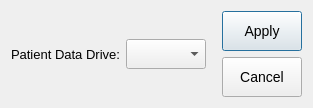
<?xml version="1.0" encoding="UTF-8"?>
<ui version="4.0">
 <class>FusionSettingDialog</class>
 <widget class="QDialog" name="FusionSettingDialog">
  <property name="geometry">
   <rect>
    <x>0</x>
    <y>0</y>
    <width>311</width>
    <height>106</height>
   </rect>
  </property>
  <property name="sizePolicy">
   <sizepolicy hsizetype="Expanding" vsizetype="Expanding">
    <horstretch>0</horstretch>
    <verstretch>0</verstretch>
   </sizepolicy>
  </property>
  <property name="windowTitle">
   <string>UroFusion Settings</string>
  </property>
  <layout class="QHBoxLayout" name="horizontalLayout_2">
   <property name="spacing">
    <number>16</number>
   </property>
   <item>
    <widget class="QFrame" name="frameRight">
     <layout class="QHBoxLayout" name="horizontalLayout">
      <property name="margin">
       <number>0</number>
      </property>
      <item>
       <widget class="QLabel" name="labelConfigPatientDataDrive">
        <property name="font">
         <font>
          <pointsize>10</pointsize>
         </font>
        </property>
        <property name="text">
         <string>Patient Data Drive:</string>
        </property>
       </widget>
      </item>
      <item>
       <widget class="QComboBox" name="comboBoxPatientDataDrive">
        <property name="minimumSize">
         <size>
          <width>80</width>
          <height>30</height>
         </size>
        </property>
        <property name="font">
         <font>
          <pointsize>10</pointsize>
         </font>
        </property>
       </widget>
      </item>
     </layout>
    </widget>
   </item>
   <item>
    <widget class="QFrame" name="frameLeft">
     <layout class="QVBoxLayout" name="verticalLayout">
      <property name="margin">
       <number>0</number>
      </property>
      <item>
       <widget class="QPushButton" name="ButtonApply">
        <property name="minimumSize">
         <size>
          <width>80</width>
          <height>40</height>
         </size>
        </property>
        <property name="styleSheet">
         <string notr="true">font-size: 14px;</string>
        </property>
        <property name="text">
         <string>Apply</string>
        </property>
       </widget>
      </item>
      <item>
       <widget class="QPushButton" name="ButtonCancel">
        <property name="minimumSize">
         <size>
          <width>80</width>
          <height>40</height>
         </size>
        </property>
        <property name="styleSheet">
         <string notr="true">font-size: 14px;</string>
        </property>
        <property name="text">
         <string>Cancel</string>
        </property>
       </widget>
      </item>
     </layout>
    </widget>
   </item>
  </layout>
 </widget>
 <tabstops>
  <tabstop>comboBoxPatientDataDrive</tabstop>
  <tabstop>ButtonApply</tabstop>
  <tabstop>ButtonCancel</tabstop>
 </tabstops>
 <resources/>
 <connections/>
</ui>
